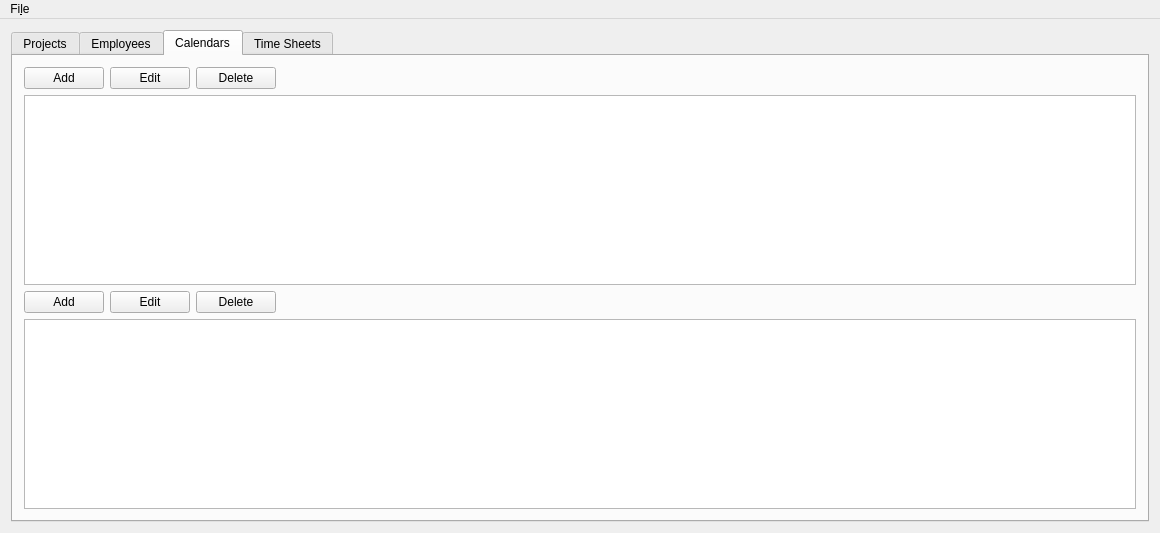
<?xml version="1.0" encoding="UTF-8"?>
<ui version="4.0">
 <class>MainWindow</class>
 <widget class="QMainWindow" name="MainWindow">
  <property name="geometry">
   <rect>
    <x>0</x>
    <y>0</y>
    <width>1160</width>
    <height>533</height>
   </rect>
  </property>
  <property name="windowTitle">
   <string>nanoTS console</string>
  </property>
  <widget class="QWidget" name="centralWidget">
   <layout class="QVBoxLayout" name="verticalLayout">
    <item>
     <widget class="QTabWidget" name="tabWidget">
      <property name="currentIndex">
       <number>2</number>
      </property>
      <widget class="QWidget" name="tab_2">
       <attribute name="title">
        <string>Projects</string>
       </attribute>
       <layout class="QVBoxLayout" name="verticalLayout_3">
        <item>
         <layout class="QHBoxLayout" name="horizontalLayout_2">
          <item>
           <widget class="QPushButton" name="addProject">
            <property name="text">
             <string>Add</string>
            </property>
           </widget>
          </item>
          <item>
           <widget class="QPushButton" name="editProject">
            <property name="text">
             <string>Edit</string>
            </property>
           </widget>
          </item>
          <item>
           <widget class="QPushButton" name="deleteProject">
            <property name="text">
             <string>Delete</string>
            </property>
           </widget>
          </item>
          <item>
           <spacer name="horizontalSpacer_2">
            <property name="orientation">
             <enum>Qt::Horizontal</enum>
            </property>
            <property name="sizeHint" stdset="0">
             <size>
              <width>40</width>
              <height>20</height>
             </size>
            </property>
           </spacer>
          </item>
         </layout>
        </item>
        <item>
         <widget class="QTableView" name="tblProjects">
          <property name="alternatingRowColors">
           <bool>true</bool>
          </property>
          <property name="selectionBehavior">
           <enum>QAbstractItemView::SelectRows</enum>
          </property>
         </widget>
        </item>
       </layout>
      </widget>
      <widget class="QWidget" name="tab_4">
       <attribute name="title">
        <string>Employees</string>
       </attribute>
       <layout class="QVBoxLayout" name="verticalLayout_5">
        <item>
         <layout class="QHBoxLayout" name="horizontalLayout_5">
          <item>
           <widget class="QPushButton" name="addEmployee">
            <property name="text">
             <string>Add</string>
            </property>
           </widget>
          </item>
          <item>
           <widget class="QPushButton" name="editEmployee">
            <property name="text">
             <string>Edit</string>
            </property>
           </widget>
          </item>
          <item>
           <widget class="QPushButton" name="deleteEmployee">
            <property name="text">
             <string>Delete</string>
            </property>
           </widget>
          </item>
          <item>
           <spacer name="horizontalSpacer_5">
            <property name="orientation">
             <enum>Qt::Horizontal</enum>
            </property>
            <property name="sizeHint" stdset="0">
             <size>
              <width>40</width>
              <height>20</height>
             </size>
            </property>
           </spacer>
          </item>
         </layout>
        </item>
        <item>
         <widget class="QTableView" name="tblEmployees">
          <property name="alternatingRowColors">
           <bool>true</bool>
          </property>
          <property name="selectionMode">
           <enum>QAbstractItemView::SingleSelection</enum>
          </property>
          <property name="selectionBehavior">
           <enum>QAbstractItemView::SelectRows</enum>
          </property>
         </widget>
        </item>
       </layout>
      </widget>
      <widget class="QWidget" name="tab_3">
       <attribute name="title">
        <string>Calendars</string>
       </attribute>
       <layout class="QVBoxLayout" name="verticalLayout_4">
        <item>
         <layout class="QHBoxLayout" name="horizontalLayout_3">
          <item>
           <widget class="QPushButton" name="addCalendarHead">
            <property name="text">
             <string>Add</string>
            </property>
           </widget>
          </item>
          <item>
           <widget class="QPushButton" name="editCalendarHead">
            <property name="text">
             <string>Edit</string>
            </property>
           </widget>
          </item>
          <item>
           <widget class="QPushButton" name="deleteCalendarHead">
            <property name="text">
             <string>Delete</string>
            </property>
           </widget>
          </item>
          <item>
           <spacer name="horizontalSpacer_3">
            <property name="orientation">
             <enum>Qt::Horizontal</enum>
            </property>
            <property name="sizeHint" stdset="0">
             <size>
              <width>40</width>
              <height>20</height>
             </size>
            </property>
           </spacer>
          </item>
         </layout>
        </item>
        <item>
         <widget class="QTableView" name="tblCalendarHeads">
          <property name="alternatingRowColors">
           <bool>true</bool>
          </property>
          <property name="selectionBehavior">
           <enum>QAbstractItemView::SelectRows</enum>
          </property>
         </widget>
        </item>
        <item>
         <layout class="QHBoxLayout" name="horizontalLayout_4">
          <item>
           <widget class="QPushButton" name="addCalendarLine">
            <property name="text">
             <string>Add</string>
            </property>
           </widget>
          </item>
          <item>
           <widget class="QPushButton" name="editCalendarLine">
            <property name="text">
             <string>Edit</string>
            </property>
           </widget>
          </item>
          <item>
           <widget class="QPushButton" name="deleteCalendarLine">
            <property name="text">
             <string>Delete</string>
            </property>
           </widget>
          </item>
          <item>
           <spacer name="horizontalSpacer_4">
            <property name="orientation">
             <enum>Qt::Horizontal</enum>
            </property>
            <property name="sizeHint" stdset="0">
             <size>
              <width>40</width>
              <height>20</height>
             </size>
            </property>
           </spacer>
          </item>
         </layout>
        </item>
        <item>
         <widget class="QTableView" name="tblCalendarLines">
          <property name="alternatingRowColors">
           <bool>true</bool>
          </property>
          <property name="selectionBehavior">
           <enum>QAbstractItemView::SelectRows</enum>
          </property>
         </widget>
        </item>
       </layout>
      </widget>
      <widget class="QWidget" name="tab">
       <attribute name="title">
        <string>Time Sheets</string>
       </attribute>
       <layout class="QVBoxLayout" name="verticalLayout_2">
        <item>
         <layout class="QHBoxLayout" name="horizontalLayout">
          <item>
           <widget class="QPushButton" name="addTimeSheet">
            <property name="text">
             <string>Add</string>
            </property>
           </widget>
          </item>
          <item>
           <widget class="QPushButton" name="editTimeSheet">
            <property name="text">
             <string>Edit</string>
            </property>
           </widget>
          </item>
          <item>
           <widget class="QPushButton" name="deleteTimeSheet">
            <property name="text">
             <string>Delete</string>
            </property>
           </widget>
          </item>
          <item>
           <spacer name="horizontalSpacer">
            <property name="orientation">
             <enum>Qt::Horizontal</enum>
            </property>
            <property name="sizeHint" stdset="0">
             <size>
              <width>40</width>
              <height>20</height>
             </size>
            </property>
           </spacer>
          </item>
         </layout>
        </item>
        <item>
         <widget class="QTableView" name="tblTimeSheets">
          <property name="alternatingRowColors">
           <bool>true</bool>
          </property>
          <property name="selectionMode">
           <enum>QAbstractItemView::SingleSelection</enum>
          </property>
          <property name="selectionBehavior">
           <enum>QAbstractItemView::SelectRows</enum>
          </property>
          <property name="gridStyle">
           <enum>Qt::DotLine</enum>
          </property>
          <property name="sortingEnabled">
           <bool>true</bool>
          </property>
          <attribute name="verticalHeaderShowSortIndicator" stdset="0">
           <bool>false</bool>
          </attribute>
         </widget>
        </item>
       </layout>
      </widget>
     </widget>
    </item>
   </layout>
  </widget>
  <widget class="QMenuBar" name="menuBar">
   <property name="geometry">
    <rect>
     <x>0</x>
     <y>0</y>
     <width>1160</width>
     <height>30</height>
    </rect>
   </property>
   <widget class="QMenu" name="menuFile">
    <property name="title">
     <string>Fi&amp;le</string>
    </property>
    <addaction name="actionOptions"/>
    <addaction name="separator"/>
    <addaction name="actionQuit"/>
   </widget>
   <addaction name="menuFile"/>
  </widget>
  <action name="actionQuit">
   <property name="text">
    <string>&amp;Quit</string>
   </property>
  </action>
  <action name="actionOptions">
   <property name="text">
    <string>&amp;Options</string>
   </property>
  </action>
 </widget>
 <layoutdefault spacing="6" margin="11"/>
 <resources/>
 <connections>
  <connection>
   <sender>actionQuit</sender>
   <signal>triggered()</signal>
   <receiver>MainWindow</receiver>
   <slot>close()</slot>
   <hints>
    <hint type="sourcelabel">
     <x>-1</x>
     <y>-1</y>
    </hint>
    <hint type="destinationlabel">
     <x>376</x>
     <y>280</y>
    </hint>
   </hints>
  </connection>
  <connection>
   <sender>actionOptions</sender>
   <signal>triggered()</signal>
   <receiver>MainWindow</receiver>
   <slot>editSettings()</slot>
   <hints>
    <hint type="sourcelabel">
     <x>-1</x>
     <y>-1</y>
    </hint>
    <hint type="destinationlabel">
     <x>579</x>
     <y>266</y>
    </hint>
   </hints>
  </connection>
  <connection>
   <sender>tblCalendarHeads</sender>
   <signal>clicked(QModelIndex)</signal>
   <receiver>MainWindow</receiver>
   <slot>synchroCalendarLines()</slot>
   <hints>
    <hint type="sourcelabel">
     <x>377</x>
     <y>245</y>
    </hint>
    <hint type="destinationlabel">
     <x>619</x>
     <y>34</y>
    </hint>
   </hints>
  </connection>
 </connections>
 <slots>
  <slot>editSettings()</slot>
  <slot>synchroCalendarLines()</slot>
 </slots>
</ui>
